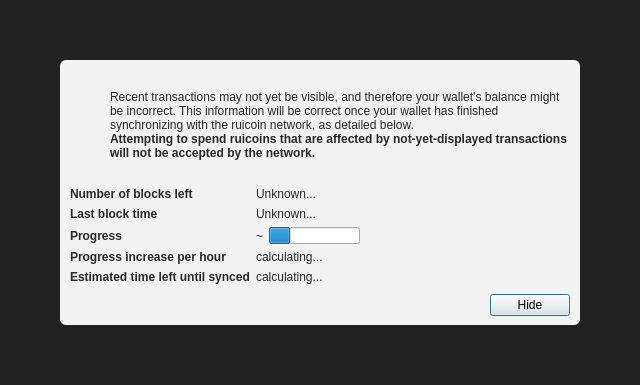
<?xml version="1.0" encoding="UTF-8"?>
<ui version="4.0">
 <class>ModalOverlay</class>
 <widget class="ModalOverlay" name="ModalOverlay">
  <property name="geometry">
   <rect>
    <x>0</x>
    <y>0</y>
    <width>640</width>
    <height>385</height>
   </rect>
  </property>
  <property name="windowTitle">
   <string>Form</string>
  </property>
  <layout class="QVBoxLayout" name="verticalLayout" stretch="0">
   <property name="sizeConstraint">
    <enum>QLayout::SetDefaultConstraint</enum>
   </property>
   <property name="leftMargin">
    <number>0</number>
   </property>
   <property name="topMargin">
    <number>0</number>
   </property>
   <property name="rightMargin">
    <number>0</number>
   </property>
   <property name="bottomMargin">
    <number>0</number>
   </property>
   <item>
    <widget class="QWidget" name="bgWidget" native="true">
     <property name="styleSheet">
      <string notr="true">#bgWidget { background: rgba(0,0,0,220); }</string>
     </property>
     <layout class="QVBoxLayout" name="verticalLayoutMain" stretch="1">
      <property name="leftMargin">
       <number>60</number>
      </property>
      <property name="topMargin">
       <number>60</number>
      </property>
      <property name="rightMargin">
       <number>60</number>
      </property>
      <property name="bottomMargin">
       <number>60</number>
      </property>
      <item>
       <widget class="QWidget" name="contentWidget" native="true">
        <property name="styleSheet">
         <string notr="true">#contentWidget { background: rgba(255,255,255,240); border-radius: 6px; }

QLabel { color: rgb(40,40,40);  }</string>
        </property>
        <layout class="QVBoxLayout" name="verticalLayoutSub" stretch="1,0,0,0">
         <property name="spacing">
          <number>0</number>
         </property>
         <property name="leftMargin">
          <number>10</number>
         </property>
         <property name="topMargin">
          <number>10</number>
         </property>
         <property name="rightMargin">
          <number>10</number>
         </property>
         <property name="bottomMargin">
          <number>10</number>
         </property>
         <item>
          <layout class="QHBoxLayout" name="horizontalLayoutIconText" stretch="0,1">
           <property name="topMargin">
            <number>20</number>
           </property>
           <item>
            <layout class="QVBoxLayout" name="verticalLayoutIcon">
             <property name="leftMargin">
              <number>0</number>
             </property>
             <item>
              <widget class="QPushButton" name="warningIcon">
               <property name="enabled">
                <bool>false</bool>
               </property>
               <property name="text">
                <string/>
               </property>
               <property name="icon">
                <iconset>
                 <normaloff>:/icons/warning</normaloff>
                 <disabledoff>:/icons/warning</disabledoff>:/icons/warning</iconset>
               </property>
               <property name="iconSize">
                <size>
                 <width>48</width>
                 <height>48</height>
                </size>
               </property>
               <property name="flat">
                <bool>true</bool>
               </property>
              </widget>
             </item>
             <item>
              <spacer name="verticalSpacerWarningIcon">
               <property name="orientation">
                <enum>Qt::Vertical</enum>
               </property>
               <property name="sizeHint" stdset="0">
                <size>
                 <width>20</width>
                 <height>40</height>
                </size>
               </property>
              </spacer>
             </item>
            </layout>
           </item>
           <item>
            <layout class="QVBoxLayout" name="verticalLayoutInfoText">
             <property name="leftMargin">
              <number>0</number>
             </property>
             <property name="topMargin">
              <number>0</number>
             </property>
             <item>
              <widget class="QLabel" name="infoText">
               <property name="text">
                <string>Recent transactions may not yet be visible, and therefore your wallet's balance might be incorrect. This information will be correct once your wallet has finished synchronizing with the ruicoin network, as detailed below.</string>
               </property>
               <property name="textFormat">
                <enum>Qt::RichText</enum>
               </property>
               <property name="wordWrap">
                <bool>true</bool>
               </property>
              </widget>
             </item>
             <item>
              <widget class="QLabel" name="infoTextStrong">
               <property name="font">
                <font>
                 <weight>75</weight>
                 <bold>true</bold>
                </font>
               </property>
               <property name="text">
                <string>Attempting to spend ruicoins that are affected by not-yet-displayed transactions will not be accepted by the network.</string>
               </property>
               <property name="textFormat">
                <enum>Qt::RichText</enum>
               </property>
               <property name="wordWrap">
                <bool>true</bool>
               </property>
              </widget>
             </item>
             <item>
              <spacer name="verticalSpacerInTextSpace">
               <property name="orientation">
                <enum>Qt::Vertical</enum>
               </property>
               <property name="sizeHint" stdset="0">
                <size>
                 <width>20</width>
                 <height>40</height>
                </size>
               </property>
              </spacer>
             </item>
            </layout>
           </item>
          </layout>
         </item>
         <item>
          <spacer name="verticalSpacerAfterText">
           <property name="orientation">
            <enum>Qt::Vertical</enum>
           </property>
           <property name="sizeHint" stdset="0">
            <size>
             <width>20</width>
             <height>40</height>
            </size>
           </property>
          </spacer>
         </item>
         <item>
          <layout class="QFormLayout" name="formLayout">
           <property name="fieldGrowthPolicy">
            <enum>QFormLayout::FieldsStayAtSizeHint</enum>
           </property>
           <property name="horizontalSpacing">
            <number>6</number>
           </property>
           <property name="verticalSpacing">
            <number>6</number>
           </property>
           <property name="topMargin">
            <number>10</number>
           </property>
           <item row="0" column="0">
            <widget class="QLabel" name="labelNumberOfBlocksLeft">
             <property name="font">
              <font>
               <weight>75</weight>
               <bold>true</bold>
              </font>
             </property>
             <property name="text">
              <string>Number of blocks left</string>
             </property>
            </widget>
           </item>
           <item row="0" column="1">
            <widget class="QLabel" name="numberOfBlocksLeft">
             <property name="text">
              <string>Unknown...</string>
             </property>
            </widget>
           </item>
           <item row="1" column="0">
            <widget class="QLabel" name="labelLastBlockTime">
             <property name="font">
              <font>
               <weight>75</weight>
               <bold>true</bold>
              </font>
             </property>
             <property name="text">
              <string>Last block time</string>
             </property>
            </widget>
           </item>
           <item row="1" column="1">
            <widget class="QLabel" name="newestBlockDate">
             <property name="sizePolicy">
              <sizepolicy hsizetype="Maximum" vsizetype="Preferred">
               <horstretch>0</horstretch>
               <verstretch>0</verstretch>
              </sizepolicy>
             </property>
             <property name="text">
              <string>Unknown...</string>
             </property>
            </widget>
           </item>
           <item row="2" column="0">
            <widget class="QLabel" name="labelSyncDone">
             <property name="font">
              <font>
               <weight>75</weight>
               <bold>true</bold>
              </font>
             </property>
             <property name="text">
              <string>Progress</string>
             </property>
            </widget>
           </item>
           <item row="2" column="1">
            <layout class="QHBoxLayout" name="horizontalLayoutSync" stretch="0,1">
             <item>
              <widget class="QLabel" name="percentageProgress">
               <property name="text">
                <string notr="true">~</string>
               </property>
              </widget>
             </item>
             <item>
              <widget class="QProgressBar" name="progressBar">
               <property name="value">
                <number>24</number>
               </property>
               <property name="format">
                <string/>
               </property>
              </widget>
             </item>
            </layout>
           </item>
           <item row="4" column="0">
            <widget class="QLabel" name="labelProgressIncrease">
             <property name="font">
              <font>
               <weight>75</weight>
               <bold>true</bold>
              </font>
             </property>
             <property name="text">
              <string>Progress increase per hour</string>
             </property>
            </widget>
           </item>
           <item row="4" column="1">
            <widget class="QLabel" name="progressIncreasePerH">
             <property name="text">
              <string>calculating...</string>
             </property>
            </widget>
           </item>
           <item row="5" column="0">
            <widget class="QLabel" name="labelEstimatedTimeLeft">
             <property name="font">
              <font>
               <weight>75</weight>
               <bold>true</bold>
              </font>
             </property>
             <property name="text">
              <string>Estimated time left until synced</string>
             </property>
            </widget>
           </item>
           <item row="5" column="1">
            <widget class="QLabel" name="expectedTimeLeft">
             <property name="text">
              <string>calculating...</string>
             </property>
            </widget>
           </item>
          </layout>
         </item>
         <item>
          <layout class="QHBoxLayout" name="horizontalLayoutButtons">
           <property name="leftMargin">
            <number>10</number>
           </property>
           <property name="topMargin">
            <number>10</number>
           </property>
           <item>
            <spacer name="horizontalSpacer">
             <property name="orientation">
              <enum>Qt::Horizontal</enum>
             </property>
             <property name="sizeHint" stdset="0">
              <size>
               <width>40</width>
               <height>20</height>
              </size>
             </property>
            </spacer>
           </item>
           <item>
            <widget class="QPushButton" name="closeButton">
             <property name="text">
              <string>Hide</string>
             </property>
             <property name="focusPolicy">
              <enum>Qt::StrongFocus</enum>
             </property>
             <property name="default">
              <bool>true</bool>
             </property>
            </widget>
           </item>
          </layout>
         </item>
        </layout>
       </widget>
      </item>
     </layout>
    </widget>
   </item>
  </layout>
 </widget>
 <customwidgets>
  <customwidget>
   <class>ModalOverlay</class>
   <extends>QWidget</extends>
   <header>qt/modaloverlay.h</header>
   <container>1</container>
  </customwidget>
 </customwidgets>
 <resources/>
 <connections/>
</ui>
